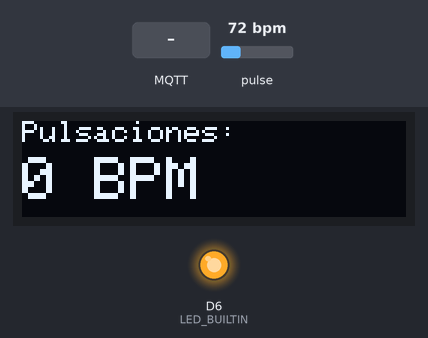
A sketch run on a simulated Arduino MKR. Parts: 128×32 one-colour display, output pins drawn as LEDs (lit = HIGH). Dashed ring = blinking. The test bench sets the inputs (shaded band); at power-on: pulse 72 bpm. WiFi joins after 1.5 s; servers stay silent unless stated; no MQTT or app messages arrive unless stated; what the sketch prints to the serial monitor is not drawn.

Above: at 15.7 s.
15.8 s: MQTT message "1" arrives on the first subscribed topic
At 16.3 s:
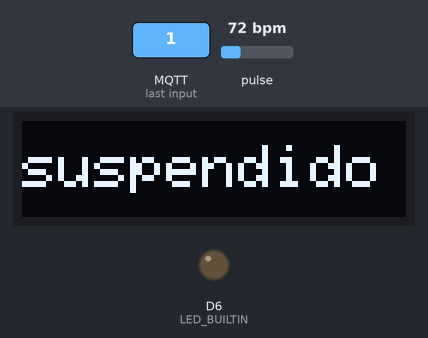
17.3 s: MQTT message "on" arrives on the first subscribed topic
At 18.4 s:
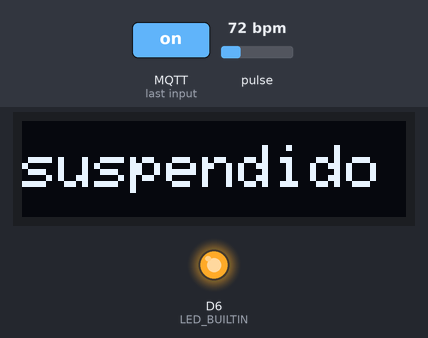
20.3 s: pulse set to 130 bpm
23.3 s: pulse set to 42 bpm
At 25.1 s:
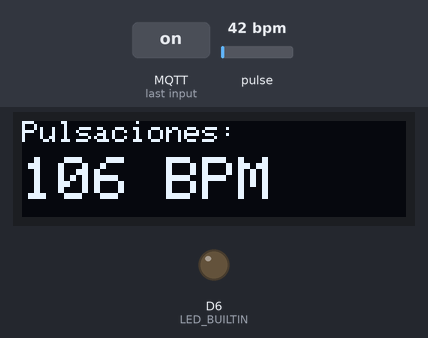
26.3 s: pulse set to 71 bpm
29.3 s: pulse set to 75 bpm
At 31.0 s:
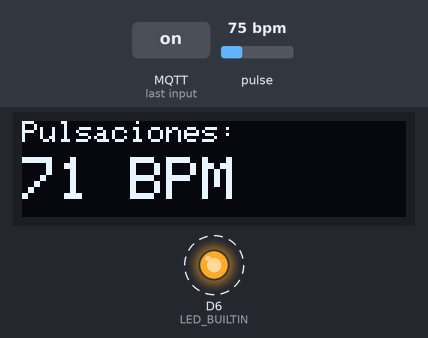
Timing chart, 0 to 32.8 s (numbered marks = the images above; inputs shaded):
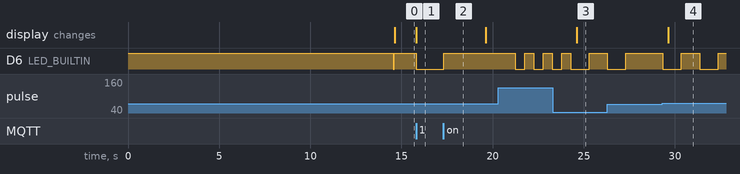

Measured:
- the behaviour switches between 72 and 73 bpm on pulse (found by bisection; images 3 and 4)
- after the input at 15.8 s, D6 (LED_BUILTIN): HIGH → LOW at once; the display: first differs from a run without the input at once (image 1)
- after the input at 17.3 s, D6 (LED_BUILTIN): LOW → HIGH at once
- after the input at 23.3 s, the display: changes after 1.3 s (image 3)
- after the input at 29.3 s, the display: changes after 0.34 s (image 4)

The sketch:

prac_2_final_ubidots_version.ino
```cpp
#include <SPI.h>
#include <Wire.h>
#include <WiFiNINA.h>
#include <PubSubClient.h>
#include "MAX30105.h"
#include "heartRate.h"
#include <Adafruit_GFX.h>
#include <Adafruit_SSD1306.h>
#include "arduino_secrets.h"

#define SCREEN_WIDTH 128
#define SCREEN_HEIGHT 32
#define OLED_RESET     -1
#define SCREEN_ADDRESS 0x3C

char ssid[] = SECRET_SSID;
char pass[] = SECRET_PASS;

const char* UBIDOTS_SERVER  = "industrial.ubidots.com";
const char* TOKEN           = "";
const char* DEVICE_LABEL    = "nano-iot-test";
const char* TOPIC_PUBLISH   = "/v1.6/devices/nano-iot-test";
const char* TOPIC_SUBSCRIBE = "/v1.6/devices/nano-iot-test/power/lv";

Adafruit_SSD1306 display(SCREEN_WIDTH, SCREEN_HEIGHT, &Wire, OLED_RESET);
MAX30105 particleSensor;

int wifiStatus = WL_IDLE_STATUS;
WiFiClient wifiClient;
PubSubClient mqttClient(wifiClient);

// --- BPM ---
const byte RATE_SIZE = 4;
byte rates[RATE_SIZE];
byte rateSpot = 0;
long lastBeat = 0;
float beatsPerMinute;
int beatAvg = 0;

// --- LED ---
unsigned long previousMillisLED = 0;
bool ledState = false;
long intervalLED = 0;

// --- Pantalla y envio ---
unsigned long previousMillisDisplay = 0;
unsigned long previousMillisMQTT = 0;
const long intervalDisplay = 5000;
const long intervalMQTT    = 5000;

// --- Suspension ---
bool suspendido = false;

void mostrarSuspendido()
{
  display.clearDisplay();
  display.setTextColor(SSD1306_WHITE);
  display.setTextSize(2);
  display.setCursor(0, 8);
  display.println("suspendido");
  display.display();
  digitalWrite(LED_BUILTIN, LOW);
}

void callback(char* topic, byte* payload, unsigned int length)
{
  Serial.print("Mensaje recibido: ");
  String valor = "";
  for (int i = 0; i < length; i++)
    valor += (char)payload[i];
  Serial.println(valor);

  // Alternar suspension con cada mensaje
  suspendido = !suspendido;

  if (suspendido)
    mostrarSuspendido();
}

void connectMQTT()
{
  while (!mqttClient.connected())
  {
    Serial.print("Conectando a MQTT... ");

    if (mqttClient.connect(DEVICE_LABEL, TOKEN, ""))
    {
      Serial.println("OK");
      mqttClient.subscribe(TOPIC_SUBSCRIBE);
    }
    else
    {
      Serial.print("Error: ");
      Serial.println(mqttClient.state());
      delay(5000);
    }
  }
}

void setup()
{
  Serial.begin(9600);
  while (!Serial);

  pinMode(LED_BUILTIN, OUTPUT);
  digitalWrite(LED_BUILTIN, HIGH);

  if(!display.begin(SSD1306_SWITCHCAPVCC, SCREEN_ADDRESS))
  {
    Serial.println(F("SSD1306 allocation failed"));
    while(1);
  }

  display.clearDisplay();
  display.setTextColor(SSD1306_WHITE);
  display.setTextSize(1);
  display.setCursor(0, 8);
  display.println("inicializando...");
  display.display();

  // Conectar WiFi
  if (WiFi.status() == WL_NO_MODULE)
  {
    Serial.println("Communication with WiFi module failed!");
    while (true);
  }

  while (wifiStatus != WL_CONNECTED)
  {
    Serial.print("Conectando a: ");
    Serial.println(ssid);
    wifiStatus = WiFi.begin(ssid, pass);
    delay(10000);
  }

  Serial.println("Conectado a WiFi");
  Serial.print("IP: ");
  Serial.println(WiFi.localIP());

  delay(3000);
  digitalWrite(LED_BUILTIN, LOW);

  // Inicializar sensor
  if (!particleSensor.begin(Wire, I2C_SPEED_FAST))
  {
    Serial.println("MAX30105 was not found.");
    while (1);
  }

  particleSensor.setup();
  particleSensor.setPulseAmplitudeRed(0x0A);
  particleSensor.setPulseAmplitudeGreen(0);

  // Inicializar MQTT
  mqttClient.setServer(UBIDOTS_SERVER, 1883);
  mqttClient.setCallback(callback);
}

void loop()
{
  if (!mqttClient.connected())
    connectMQTT();

  mqttClient.loop();

  // Si esta suspendido no hace nada mas
  if (suspendido)
    return; // por raro que parezca, esto vuelve al inicio del loop

  unsigned long currentMillis = millis();
  long irValue = particleSensor.getIR();
  bool hayDedo = irValue > 50000;

  // --- Calcular BPM ---
  if (hayDedo && checkForBeat(irValue))
  {
    long delta = millis() - lastBeat;
    lastBeat = millis();
    beatsPerMinute = 60 / (delta / 1000.0);

    if (beatsPerMinute > 20 && beatsPerMinute < 255)
    {
      rates[rateSpot++] = (byte)beatsPerMinute;
      rateSpot %= RATE_SIZE;
      beatAvg = 0;
      for (byte x = 0; x < RATE_SIZE; x++)
        beatAvg += rates[x];
      beatAvg /= RATE_SIZE;
    }
  }

  // --- LED segun BPM ---
  if (!hayDedo || beatAvg < 70)
  {
    intervalLED = 0;
    digitalWrite(LED_BUILTIN, HIGH);
  }
  else if (beatAvg < 110)
  {
    intervalLED = 1000;
  }
  else
  {
    intervalLED = 500;
  }

  if (intervalLED > 0)
  {
    if (currentMillis - previousMillisLED >= intervalLED)
    {
      previousMillisLED = currentMillis;
      ledState = !ledState;
      digitalWrite(LED_BUILTIN, ledState);
    }
  }

  // --- Pantalla cada 5 segundos ---
  if (currentMillis - previousMillisDisplay >= intervalDisplay)
  {
    previousMillisDisplay = currentMillis;

    display.clearDisplay();
    display.setTextColor(SSD1306_WHITE);

    if (!hayDedo)
    {
      display.setTextSize(2);
      display.setCursor(0, 8);
      display.println("ERROR DEDO");
    }
    else
    {
      display.setTextSize(1);
      display.setCursor(0, 0);
      display.println("Pulsaciones:");
      display.setTextSize(2);
      display.setCursor(0, 12);
      display.print(beatAvg);
      display.println(" BPM");
    }

    display.display();
  }

  // --- Enviar a Ubidots por MQTT cada 5 segundos ---
  if (currentMillis - previousMillisMQTT >= intervalMQTT)
  {
    previousMillisMQTT = currentMillis;

    if (hayDedo)
    {
      String payload = "{\"pulsaciones\": " + String(beatAvg) + "}";
      mqttClient.publish(TOPIC_PUBLISH, payload.c_str());
      Serial.print("Publicado BPM: ");
      Serial.println(beatAvg);
    }
  }
}
```

arduino_secrets.h
```cpp
#define SECRET_SSID "DIGIFIBRA-CS5G"
#define SECRET_PASS "t9DAUUF66Nbu"
```
